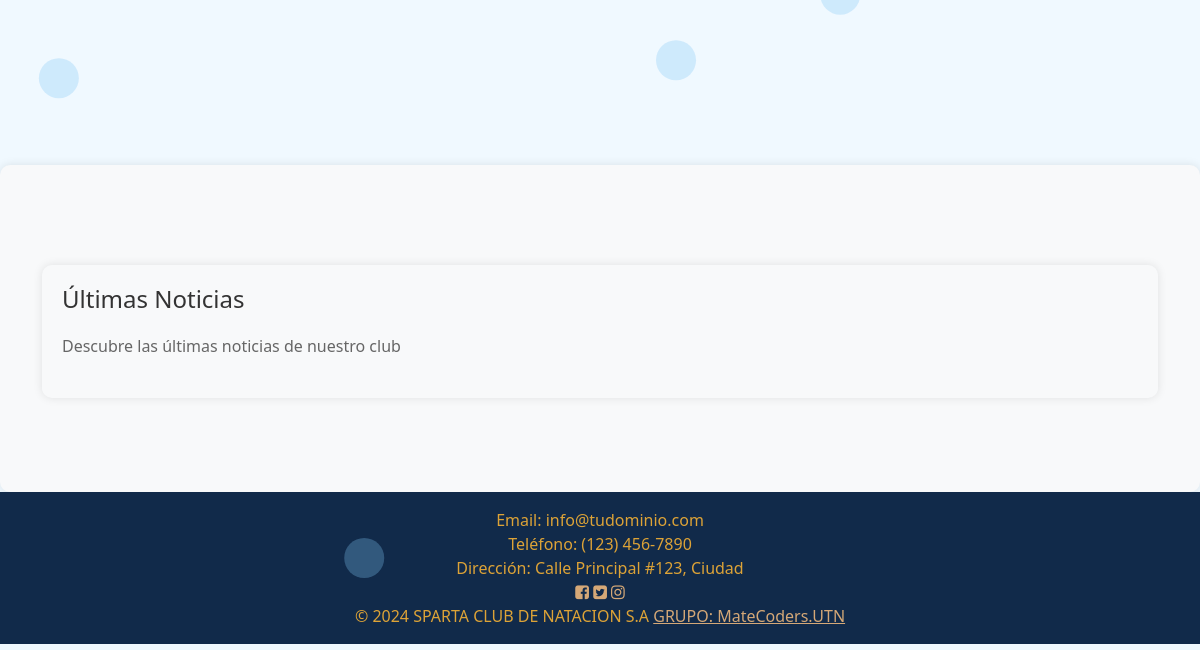
Before: / (lower part) with the older database file.
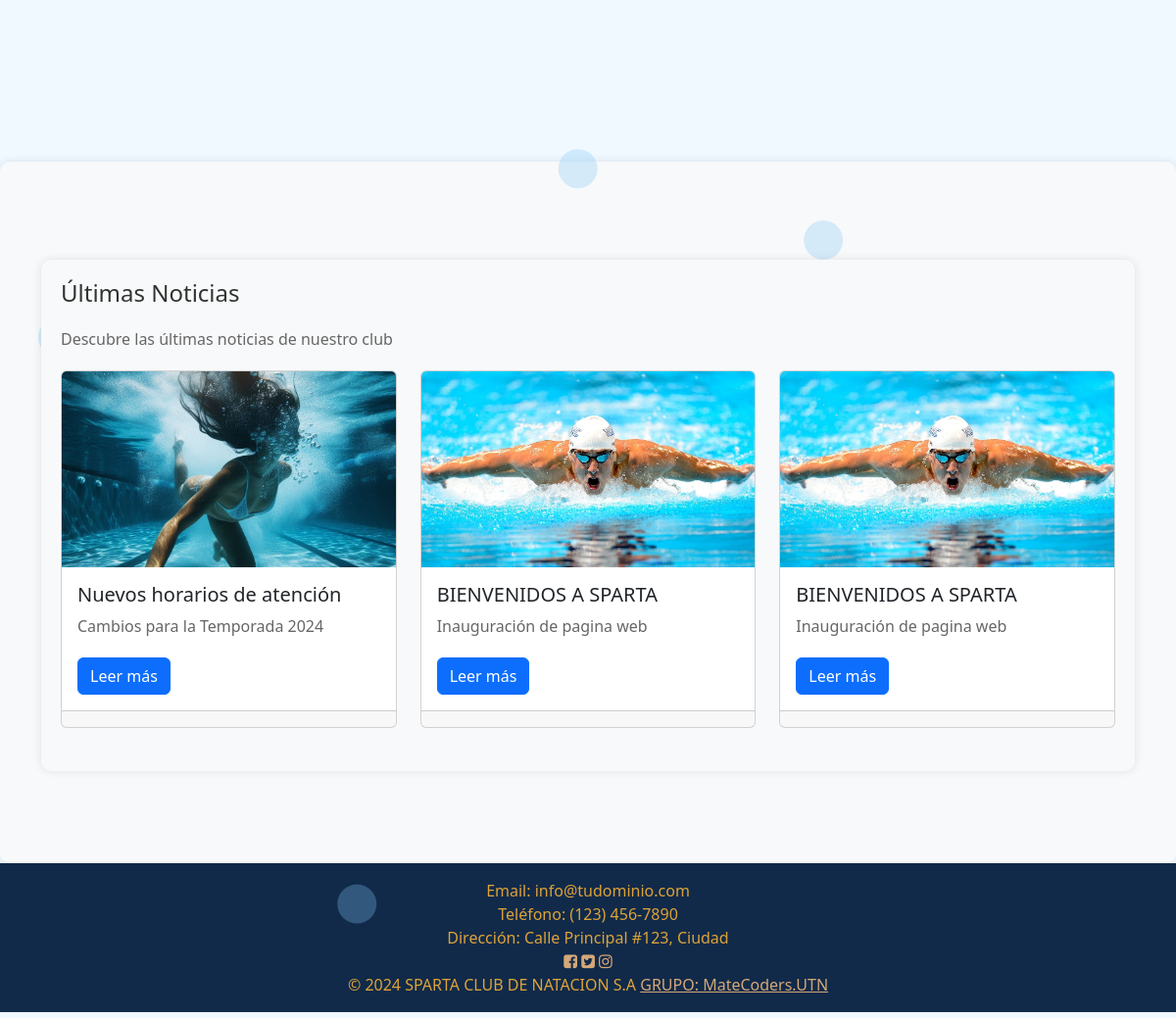
After: the same page with the newer database file.
### TIENDA/models.py (models this page shows, shortened)
class Noticia(models.Model):
    titulo = models.CharField(max_length=100)
    resumen = models.TextField()
    contenido = models.TextField()
    imagen = models.ImageField(upload_to='noticias/')
    fecha_publicacion = models.DateTimeField(auto_now_add=True)

### TIENDA/views.py (the view)
# urls.py: path('', views.home, name = 'home'),
def home(request):
    translation.activate('es')
    clases = ClaseNatacion.objects.all()
    clases_unicas = {}
    for clase in clases:
        nombre = clase.nombre
        dias = [_(clase.fecha.strftime('%A'))]
        hora_inicio = clase.hora_inicio.strftime('%H:%M')
        hora_fin = clase.hora_fin.strftime('%H:%M')
        precio_base = clase.precio  # Precio por 1 clase
        cupos_disponibles_pagos = 0
        imagen = ClaseNatacion.objects.filter(nombre=nombre).first().imagen
        precios = calcular_precio_total(precio_base, cupos_disponibles_pagos, nombre)
        if nombre not in clases_unicas:
            clases_unicas[nombre] = {
                'id': clase.id,  # Agrega el ID de la clase
                'nombre': nombre,
                'dias': dias,
                'hora_inicio': hora_inicio,
                'hora_fin': hora_fin,
                **precios,
                'imagen': imagen,
                'cupos': cupos_disponibles_pagos
            }
        else:
            if dias[0] not in clases_unicas[nombre]['dias']:
                clases_unicas[nombre]['dias'].append(dias[0])
    ultimas_noticias = Noticia.objects.all().order_by('-fecha_publicacion')[:3]  # Obtén las últimas 3 noticias
    context = {
        'clases': clases_unicas.values(),
        'ultimas_noticias': ultimas_noticias,  # Pasa las últimas noticias al contexto
    }
    return render(request, 'tienda/index.html', context)

### TIENDA/templates/tienda/index.html (shortened to what this page needs)
{% extends 'tienda/layout.html' %}
{% load static %}
{% block noticias %}
  {% include 'extracciones/noticias.html' %}
{% endblock noticias %}

### TIENDA/templates/extracciones/noticias.html (shortened to what this page needs)
{% load static %}
<section>
    <div class="container">
        <div class="row">
            <div class="col-md-12 mb-4">
                <div class="noticias-container">
                    <h2>Últimas Noticias</h2>
                    <p>Descubre las últimas noticias de nuestro club</p>
                    <div class="row">
                        {% for nota in ultimas_noticias %}
                        <div class="col-md-4 mb-4">
                            <div class="card h-100" id="card{{ forloop.counter }}">
                                <img src="{{ nota.imagen.url }}" class="card-img-top" alt="{{ nota.titulo }}" style="object-fit: cover; height: 200px;">
                                <div class="card-body">
                                    <h5 class="card-title">{{ nota.titulo }}</h5>
                                    <p class="card-text">{{ nota.resumen }}</p>
                                    <a href="javascript:void(0)" class="btn btn-primary" onclick="toggleCardHeight('card{{ forloop.counter }}')">Leer más</a>
                                </div>
                                <div class="card-footer">
                                </div>
                            </div>
                        </div>
                        {% endfor %}
                    </div>
                </div>
            </div>
        </div>
    </div>
</section>

Changed rows visible on the page:
added Noticia: imagen (picture), titulo "Nuevos horarios de atención", resumen "Cambios para la Temporada 2024"
added Noticia: imagen (picture), titulo "BIENVENIDOS A SPARTA", resumen "Inauguración de pagina web"
added Noticia: imagen (picture), titulo "BIENVENIDOS A SPARTA", resumen "Inauguración de pagina web"
